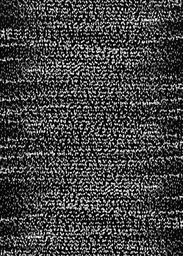
#> input picture OldInputs/Test3/0000.bmp, 183 x 256 px, shrunk from 499 x 699 before the run, found by its file name
$ python QB2.py   (Python 2 division)
#> lines starting #> are read from the running program, lines starting #| are printed output that depends on the picture; pictures that were not available may be replaced by others from this repository, and a replacement may not be noted
### InArray.py
'''
Another experiment for the QAI idea- this will function as a better
input method for a few reasons. built in pixel-memory means we have a
'hardware' method for finding motion that is in line with neurology
will be more easily indexible when done, too. just need to do some
research into how best to impliment it
'''
from numpy import empty, dtype
import Image

class InputArray:
	def __init__(self, size, memdepth):
		self.matrix = empty(size, dtype=dtype(object))
                self.coords = coords2(size)
                self.size = size
		for coord in self.coords:
			self.matrix[coord] = ArrayNode(array=self, memdepth=memdepth, position=coord)
	def __repr__(self):
		return self.matrix.__repr__().replace(' ','')[7:][:-15]

	def __getitem__(self,i):
                try:
                        return self.matrix[i]
                except IndexError:
                        return False
	def load(self,data):
                for coord in self.coords:
                        self.matrix[coord].updatevalue(data[coord])

        def checkstatus(self):
                shapes = []
                for coord in self.coords:
                        if not self[coord].checked:
                                if self[coord[0],coord[1]+1]:
                                        if self[coord[0],coord[1]+1].currentval == self.matrix[coord].pastvals[0]:
                                                if self[coord[0],coord[1]+1].checked:
                                                     self[coord[0],coord[1]+1].checked.points.append(coord)
                                                     self[coord[0],coord[1]+1].checked.direction['N'] += 1
                                                     self[coord].checked = self[coord[0],coord[1]+1].checked
                                if self[coord[0]+1,coord[1]]:
                                        if self[coord[0]+1,coord[1]].currentval == self.matrix[coord].pastvals[0]:
                                                if self[coord[0]+1,coord[1]].checked:
                                                     self[coord[0]+1,coord[1]].checked.points.append(coord)
                                                     self[coord[0]+1,coord[1]].checked.direction['E'] += 1
                                                     self[coord].checked = self[coord[0]+1,coord[1]].checked
                                if self[coord[0],coord[1]-1]:
                                        if self[coord[0],coord[1]-1].currentval == self.matrix[coord].pastvals[0]:
                                                if self[coord[0],coord[1]-1].checked:
                                                     self[coord[0],coord[1]-1].checked.points.append(coord)
                                                     self[coord[0],coord[1]-1].checked.direction['S'] += 1
                                                     self[coord].checked = self[coord[0],coord[1]-1].checked
                                if self[coord[0]-1,coord[1]]:
                                        if self[coord[0]-1,coord[1]].currentval == self.matrix[coord].pastvals[0]:
                                                if self[coord[0]-1,coord[1]].checked:
                                                     self[coord[0]-1,coord[1]].checked.points.append(coord)
                                                     self[coord[0]-1,coord[1]].checked.direction['W'] += 1
                                                     self[coord].checked = self[coord[0]-1,coord[1]].checked

				if not self[coord].checked:
					self[coord].checked = Shape()
					shapes.append(self[coord].checked)
                return (shapes)


class ArrayNode:
	def __init__(self, array, memdepth=5, position=[0]):
		self.currentval = 0
		self.pastvals = []
		for a in range(0,memdepth):
                        self.pastvals.append(0)
		self.valdepth = memdepth
		self.position = position
		self.parent = array
		self.status = [0,0,0,0,0] #N,E,S,W,Self
                self.checked = 0

	def __repr__(self):
		return '<{0}>'.format(self.currentval)

	# [5 lines left out: function __getitem__, not called in this run]

	def updatevalue(self, newval):
		#update currenval to newval, slide history up a bit
		self.pastvals.reverse()
		self.pastvals.append(self.currentval)
		self.currentval = newval
                self.checked = 0
		if len(self.pastvals) >= self.valdepth:
			self.pastvals = self.pastvals[1:]
		self.pastvals.reverse()

class Shape:
	def __init__(self):
		self.points = []
                self.direction = {"N":0,"E":0,"S":0,"W":0}


def coords2(size):
        coordinates = []
        for x in range(0,size[0]):
                for y in range(0,size[1]):
                        coordinates.append((x,y))
        return coordinates

### VisualDataParser.py
"""
This Module is for pre-AI parsing of image data.
It does a few things:
Takes image, turns it into a matrix of RGB values
Turns each pixel in there from RGB to HL
Finds contiguous shapes of Hue in the image
"""


import Image
import binascii


def group(s, n):
    return [s[i:i+n] for i in xrange(0, len(s), n)]

def BmpToMatrix(image):
    #Returns a list of lists- each sub-list is a horozontal strip of the image
    Height = image.size[0]
    Width = image.size[1]
    Matrix = []
    for Linenum in range(0, Height):
        Line = []
        for Pixel in range(0, Width):
            loc = (Linenum,Pixel)
            Line.append(image.getpixel(loc))
        Matrix.append(Line)
    return Matrix

def RBGtoHL(pixel):
    #Takes in pixel as an RBG 3-tuple, returns Hue.
    R = pixel[0]
    B = pixel[1]
    G = pixel[2]
    if R>=G>=B:
        try:
            Hue = 60*((B-G)/(R-G))
        except ZeroDivisionError:
            Hue = 0
    elif G>R>=B:
        Hue = 60*(2-((R-B)/(G-B)))
    elif G>=B>R:
        Hue = 60*(2+((B-R)/(G-R)))
    elif B>G>R:
        Hue = 60*(4-((G-R)/(B-R)))
    elif B>R>=G:
        Hue = 60*(4+((R-B)/(G-B)))
    elif R>=B>G:
        Hue = 60*(6-((B-G)/(R-G)))
    Lightness = ((R+B+G)/3)
    return (Lightness) #Remember to put hue back in there eventually


def ConvertRBGtoHL(Matrix):
    #Does GRBtoHL on the entire bmp matrix
    NewMatrix = []
    for Line in Matrix:
        NewLine = []
        for Pixel in Line:
            OutputPixel = RBGtoHL(Pixel)
            NewLine.append(OutputPixel)
        NewMatrix.append(NewLine)
    return NewMatrix

def BmpToHlMatrix(Image):
    return ConvertRBGtoHL(BmpToMatrix(Image))

# [19 lines left out: functions MatrixToXY, FetchPixel, not called in this run]


def RunAll(Image):
    return MatrixToXY(ConvertRBGtoHL(BmpToMatrix(Image)))

### QB2.py
'''
Main QB2 build and experimentation file
'''

import VisualDataParser
import InArray
import Image
from numpy import array

def loadimage(imagelocation):
    print 'loading image'
    I = Image.open(imagelocation)
    B = array(VisualDataParser.BmpToHlMatrix(I))
    return B


print "Start"
I = Image.open('QB2Input/0000.bmp')
#> I is the input picture: PIL image 183x256 RGB; min 0, max 255, mean 66.9
print "Initialising Array:"
A = InArray.InputArray(I.size, 1)
Imagesize = I.size
#> Imagesize = (183, 256)
print "     Loading Image"
P = VisualDataParser.BmpToHlMatrix(I)
#> after the loop in BmpToMatrix, `for Linenum in range(0, Height):`: Matrix = 183 items
#> in ConvertRBGtoHL, `NewMatrix = []`: NewMatrix = []
#> the loop in ConvertRBGtoHL, `for Line in Matrix:` made 183 passes
print '     Image loading subprocess completed'
I = array(P)
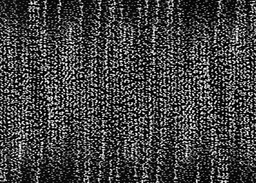
#> I: shape (183, 256) int64; min 0, max 255, mean 66.9
print "     Pushing image into array"
A.load(I)
print "-----Init cycle complete-----"

for X in range(1,10):#number of images in Input Folder
    A.load(loadimage('QB2Input/000{0}.bmp'.format(X)))
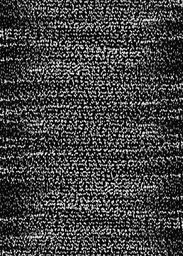
#> input picture OldInputs/Test3/0001.bmp, 183 x 256 px, shrunk from 499 x 699 before the run, found by its file name
#> in loadimage, I is the input picture: PIL image 183x256 RGB; min 0, max 255, mean 66.6
#> in loadimage, `B = array(VisualDataParser.BmpToHlMatrix(I))`:
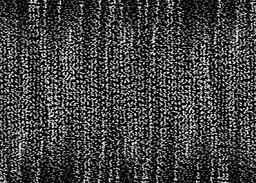
#> B: shape (183, 256) int64; min 0, max 255, mean 66.6
#> the loop in load (call 2), `for coord in self.coords:` made 46848 passes
#> coord on passes 1 to 3: (0, 0), (0, 1), (0, 2)
    print "Checking image motion status ({0})".format(X)
    O = A.checkstatus()
    print"Saving images"
    print len(O)
#| 45311
#> pass 2 of the loop `for X in range(1,10):#number of images in Input Folder`:
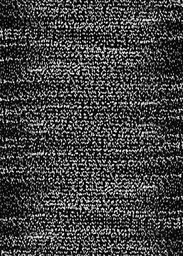
#> input picture OldInputs/Test3/0002.bmp, 183 x 256 px, shrunk from 499 x 699 before the run, found by its file name
#> in loadimage, I is the input picture: PIL image 183x256 RGB; min 0, max 255, mean 66.2
#> in loadimage (call 2), `B = array(VisualDataParser.BmpToHlMatrix(I))`:
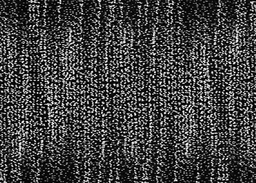
#> B: shape (183, 256) int64; min 0, max 255, mean 66.2
#| 45449
#> (the run stopped early here; a loop or call above may not have finished)
